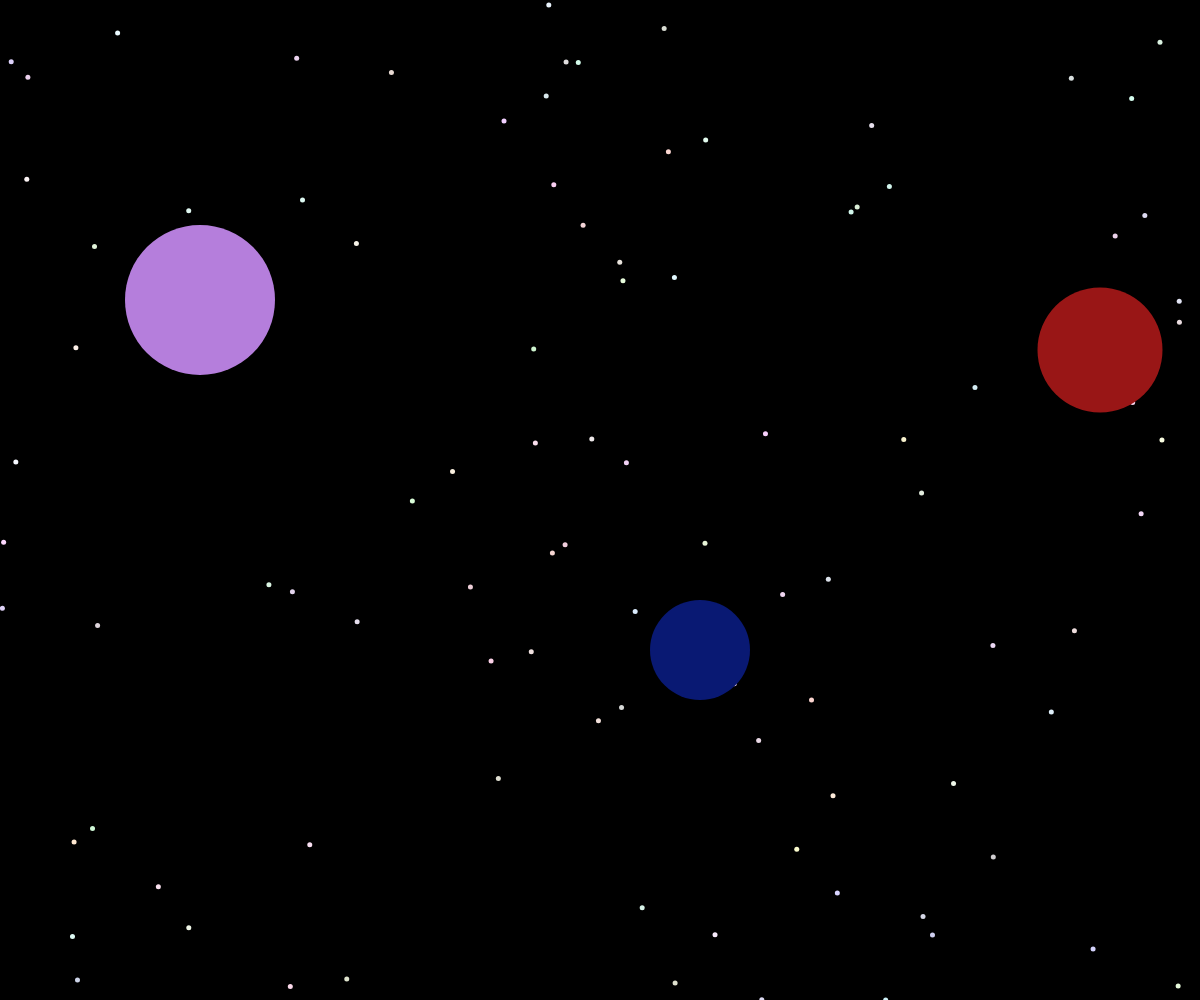
Frame 1 (no input)
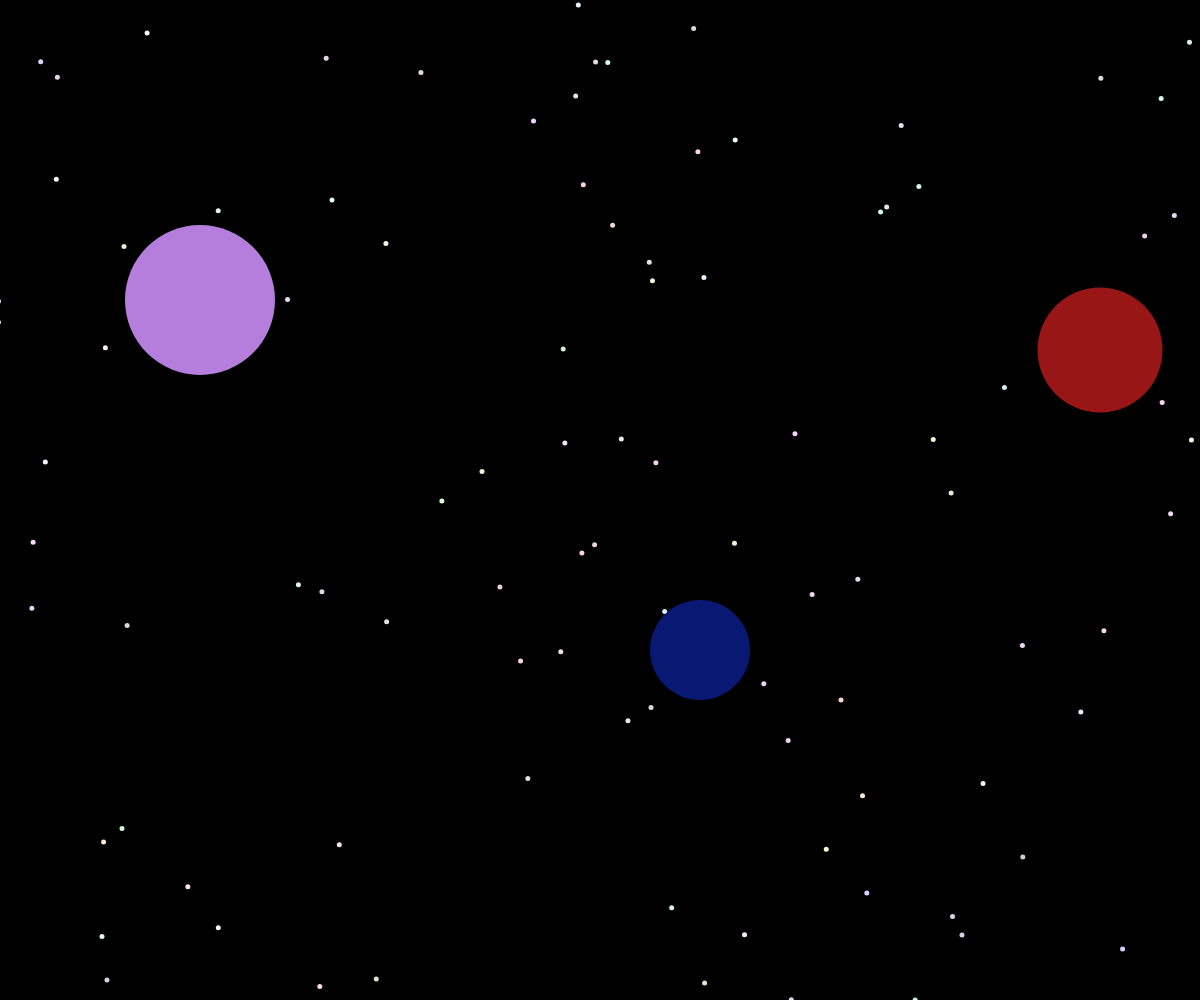
Frame 60 (no input)
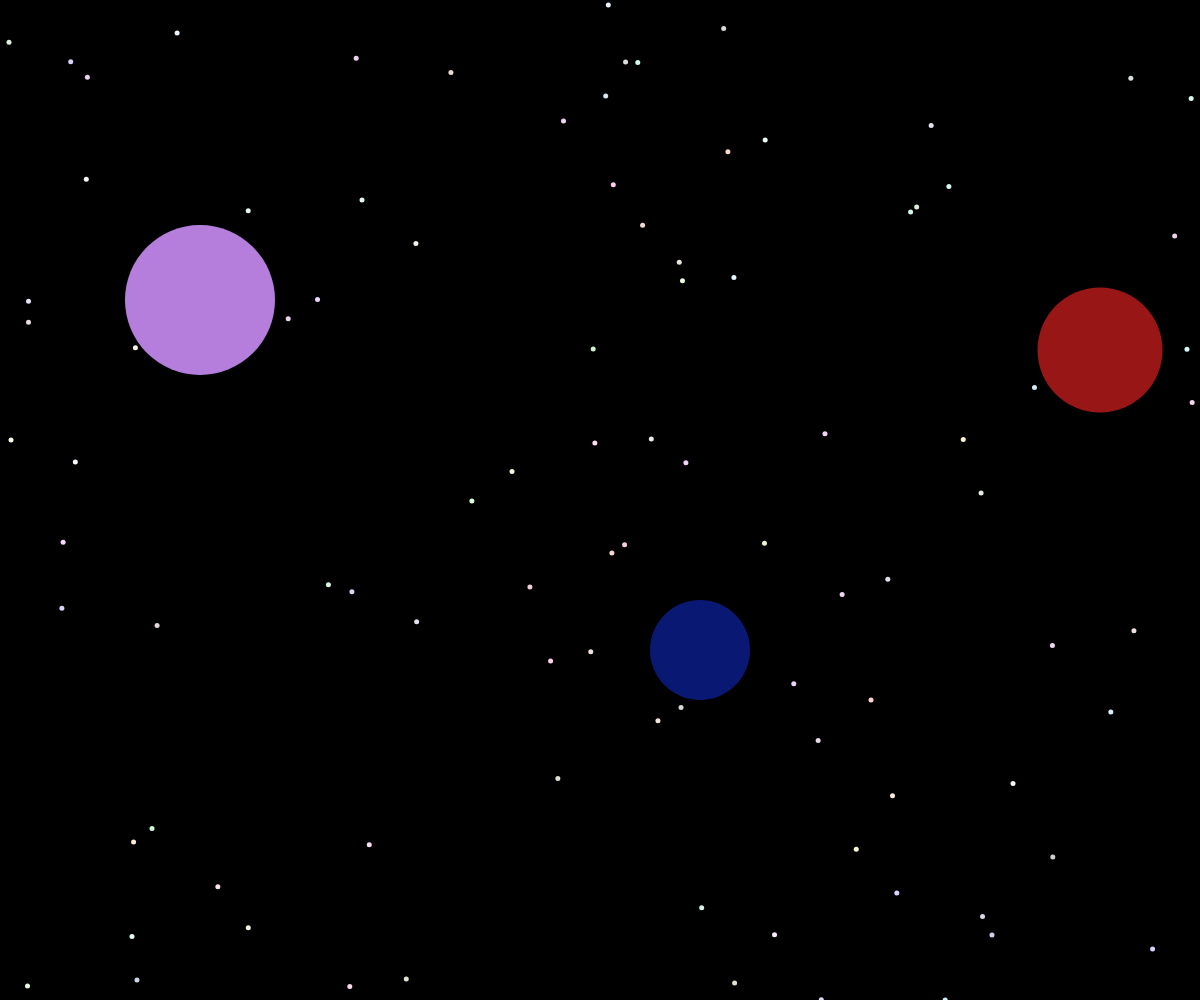
Frame 120 (the mouse pressed at the canvas centre since frame 60)

The p5.js sketch that drew these frames (run headless with seeded random() and noise() and a simulated clock; from frame 60 on, the mouse is pressed at the canvas centre):

// p5.js sketch
// ── sketch.js
/* adjective: reflective

  1. when the sun appears near the planets, lines that represent light are reflected from them and move around randomly
  2. the planets will also light up

*/


let planets, stars = [];
let l, b, r;
let s;

function setup() {
  createCanvas(windowWidth, windowHeight);
  l = new Planet(200, 300, 150, '#b57edc');
  b = new Planet(700, 650, 100, '#091973');
  r = new Planet(1100, 350, 125, '#991616');
  s = new Sun(1700, 500, 300, '#cfc934');

  for (let i = 0; i < 100; i++) {
    stars[i] = new Star();
  }
}

function draw() {
  background(0);

  for (let i = 0; i < stars.length; i++) {
    stars[i].display();
    stars[i].move();
  }

  l.display();
  b.display();
  r.display();

  checkIfOverlapping();

  s.display();
  s.move();
}

function checkIfOverlapping() { // checks if the sun overlaps with planet
  if (s.overlaps(l)) {
    lr = new Planet(200, 300, 150, '#FFFFFF'); // new temporary planet that represents light reflected on the lavender planet
    lr.display();
  } else if (s.overlaps(b)) {
    br = new Planet(700, 650, 100, '#FFFFFF'); // new temporary planet that represents light reflected on the blue planet
    br.display();
  } else if (s.overlaps(r)) {
    rr = new Planet(1100, 350, 125, '#FFFFFF'); // new temporary planet that represents light reflected on the red planet
    rr.display();
  }
}

// ── planet.js
class Planet { // creates a new planet object
  constructor(x, y, s, c) {
    this.pos = createVector(x, y);
    this.size = s;
    this.color = c;
  }

  display() { // displays a planet
    noStroke();
    fill(this.color);
    ellipse(this.pos.x, this.pos.y, this.size, this.size);
  }
}

// ── star.js
class Star { // creates a new star object
  constructor() {
    this.pos = createVector(random(width), random(height));
    this.vel = createVector(.5, 0);
    this.color = color(255 - random(0, 50), 255 - random(0, 50), 255 - random(0, 50));
  }

  display() { // displays each star
    stroke(this.color);
    strokeWeight(5);
    point(this.pos.x, this.pos.y);
  }

  move() { // moves each star
    this.pos.add(this.vel);
    if (this.pos.x > width) { // makes sure the stars don't end
      this.pos.x = random(-10, -10);
    }
  }
}

// ── sun.js
class Sun { // creates a new sun object
  constructor(x, y, s, c) {
    this.pos = createVector(x, y);
    this.size = s;
    this.color = c;
    this.vel = createVector(1, 0);

    let other = new Planet();
  }

  display() { // displays a planet
    noStroke();
    fill(this.color);
    ellipse(this.pos.x, this.pos.y, this.size, this.size);
  }

  move() { // moves sun
    this.pos.sub(this.vel);
    if (this.pos.x < -300) {
      this.pos.x = 1700;
    }
  }

  overlaps(other) { // boolean method to see if sun overlaps with planet
    let d = dist(this.pos.x, this.pos.y, other.pos.x, other.pos.y);
    if (d < this.size/2 + other.size/2) {
      return true;
    } else {
      return false;
    }
  }
}
